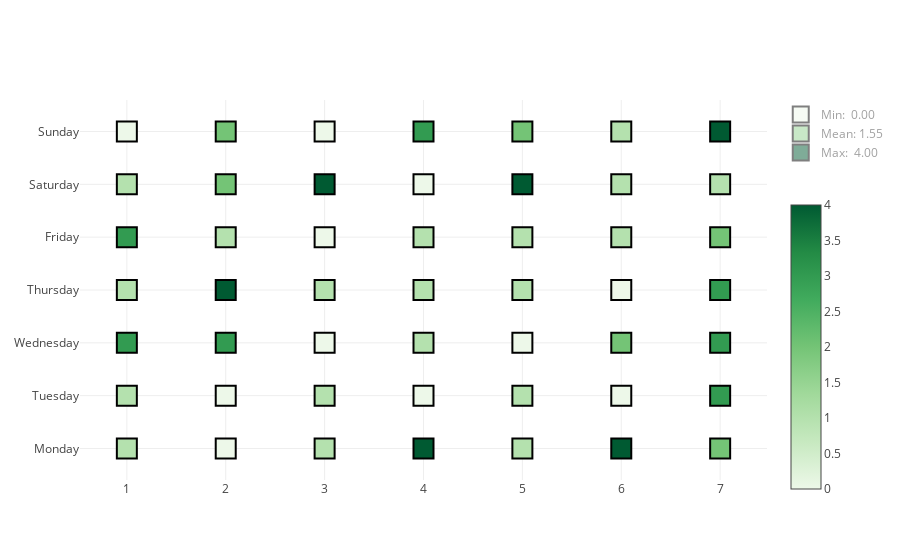

Notebook source saved alongside this figure:
### Code cell
d, l = punch_card(data['x'], data['y'], data['value'], 
                  verbose=True, 
                  max_size=20, 
                  marker_symbol='square', 
                  equal_size_markers=True, 
                  colorscale=colorlover.flipper()['seq']['7']['Greens'])
plotly.offline.iplot(d, l)

### Figure 1 — Plotly figure (JSON) as saved in the notebook; plotly's stock layout.template omitted (floating-point values rounded to 4 significant figures)
{"data": [{"hoverinfo": "x+y+text", "marker": {"color": [1, 0, 1, 4, 1, 4, 2, 1, 0, 1, 0, 1, 0, 3, 3, 3, 0, 1, 0, 2, 3, 1, 4, 1, 1, 1, 0, 3, 3, 1, 0, 1, 1, 1, 2, 1, 2, 4, 0, 4, 1, 1, 0, 2, 0, 3, 2, 1, 4], "colorbar": {"len": 0.8, "y": 0.35}, "colorscale": [[0, "rgb(237,248,233)"], [0.1667, "rgb(199,233,192)"], [0.3333, "rgb(161,217,155)"], [0.5, "rgb(116,196,118)"], [0.6667, "rgb(65,171,93)"], [0.8333, "rgb(35,139,69)"], [1, "rgb(0,90,50)"]], "line": {"color": "rgb(0, 0, 0)", "width": 2}, "showscale": true, "size": 20, "symbol": "square"}, "mode": "markers", "showlegend": false, "text": [1, 0, 1, 4, 1, 4, 2, 1, 0, 1, 0, 1, 0, 3, 3, 3, 0, 1, 0, 2, 3, 1, 4, 1, 1, 1, 0, 3, 3, 1, 0, 1, 1, 1, 2, 1, 2, 4, 0, 4, 1, 1, 0, 2, 0, 3, 2, 1, 4], "type": "scatter", "x": [1, 2, 3, 4, 5, 6, 7, 1, 2, 3, 4, 5, 6, 7, 1, 2, 3, 4, 5, 6, 7, 1, 2, 3, 4, 5, 6, 7, 1, 2, 3, 4, 5, 6, 7, 1, 2, 3, 4, 5, 6, 7, 1, 2, 3, 4, 5, 6, 7], "y": ["Monday", "Monday", "Monday", "Monday", "Monday", "Monday", "Monday", "Tuesday", "Tuesday", "Tuesday", "Tuesday", "Tuesday", "Tuesday", "Tuesday", "Wednesday", "Wednesday", "Wednesday", "Wednesday", "Wednesday", "Wednesday", "Wednesday", "Thursday", "Thursday", "Thursday", "Thursday", "Thursday", "Thursday", "Thursday", "Friday", "Friday", "Friday", "Friday", "Friday", "Friday", "Friday", "Saturday", "Saturday", "Saturday", "Saturday", "Saturday", "Saturday", "Saturday", "Sunday", "Sunday", "Sunday", "Sunday", "Sunday", "Sunday", "Sunday"]}, {"hoverinfo": "name", "legendgroup": "legend_only", "marker": {"color": "rgb(237,248,233)", "line": {"color": "rgb(0, 0, 0)", "width": 2}, "size": 20, "symbol": "square"}, "mode": "markers", "name": "Min:  0.00", "showlegend": true, "type": "scatter", "visible": "legendonly", "x": [1], "y": ["Monday"]}, {"hoverinfo": "name", "legendgroup": "legend_only", "marker": {"color": "rgb(146.30612244897958, 210.14285714285714, 142.91836734693877)", "line": {"color": "rgb(0, 0, 0)", "width": 2}, "size": 20, "symbol": "square"}, "mode": "markers", "name": "Mean: 1.55", "showlegend": true, "type": "scatter", "visible": "legendonly", "x": [1], "y": ["Monday"]}, {"hoverinfo": "name", "legendgroup": "legend_only", "marker": {"color": "rgb(0,90,50)", "line": {"color": "rgb(0, 0, 0)", "width": 2}, "size": 20, "symbol": "square"}, "mode": "markers", "name": "Max:  4.00", "showlegend": true, "type": "scatter", "visible": "legendonly", "x": [1], "y": ["Monday"]}], "layout": {}}
